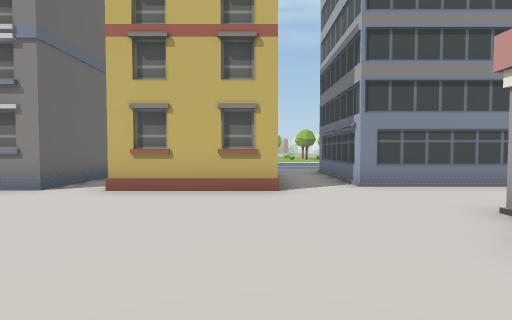
view 1 (above)

16 first-person views from a walk through a Unity game level. The camera is 1.5 m above the floor, tilts 2° down and sees 85° across. The floor is counted in squares, 2 m on a side. Each view is taken from the middle of a square. On the plan, view 1 faces up. The plan holds only what a view shows up to about 10 squares ahead; the rest is blank. The place goes on beyond the plan. The player is left out.

view 2
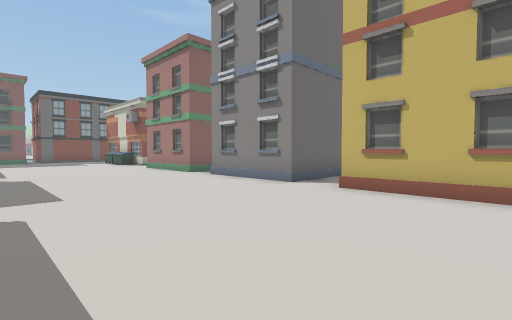

view 3
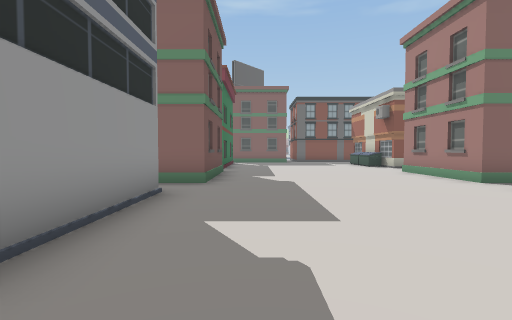

view 4
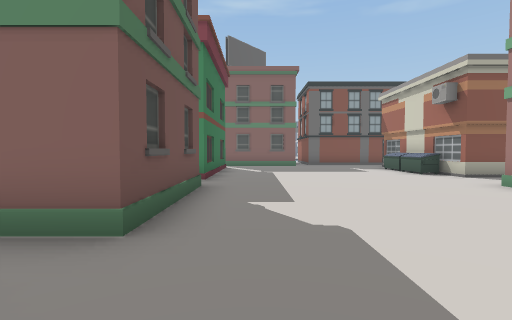

view 5
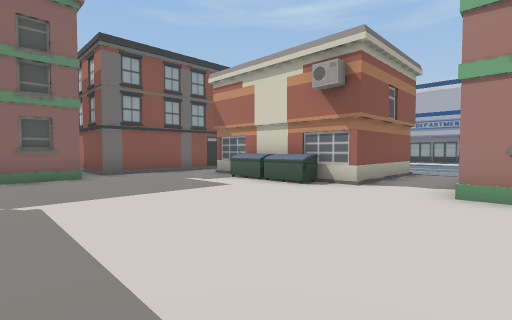

view 6
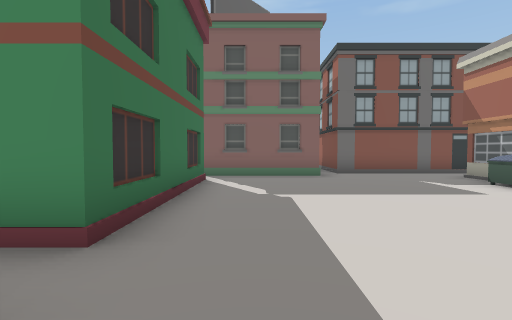

view 7
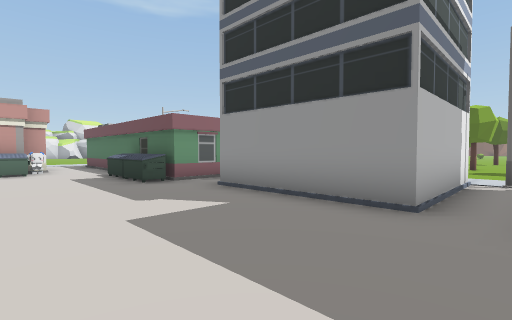

view 8
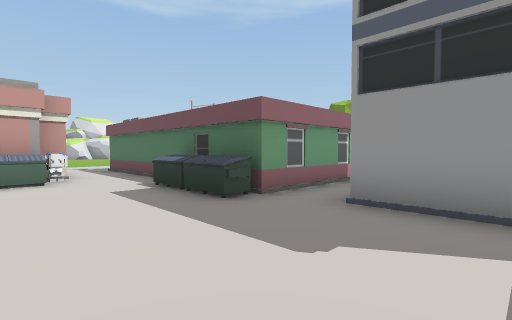

view 9
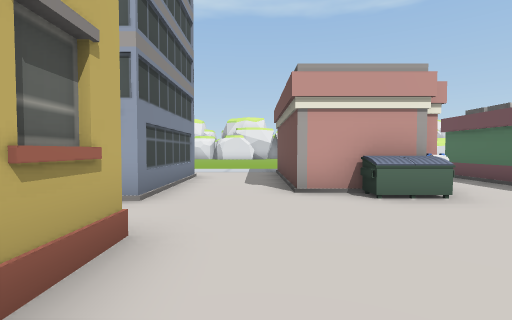

view 10
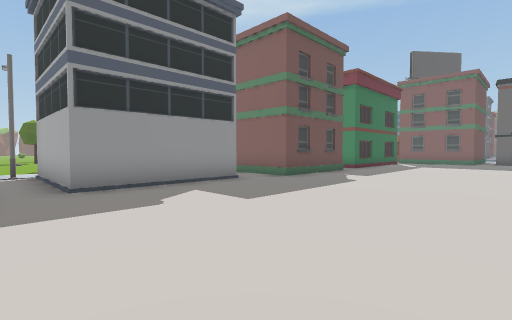

view 11
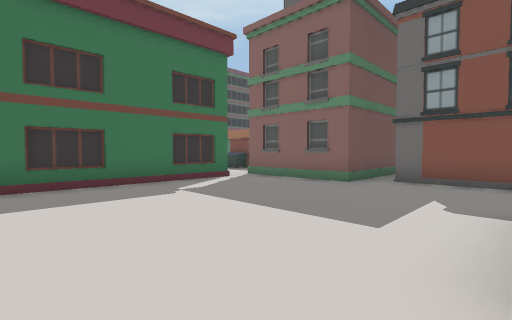

view 12
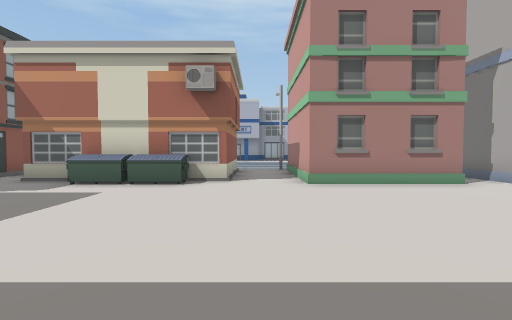

view 13
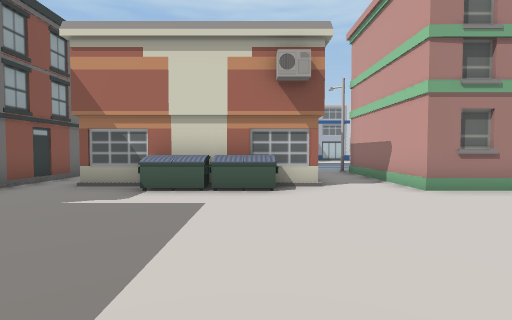

view 14
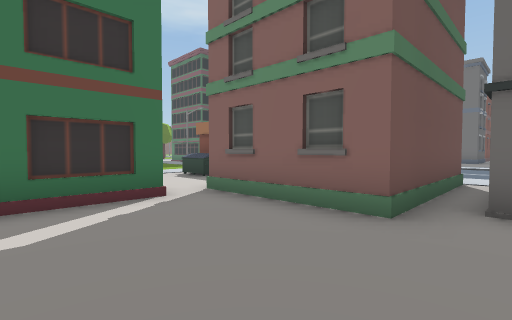

view 15
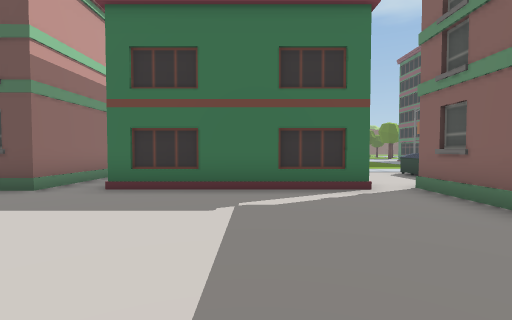

view 16
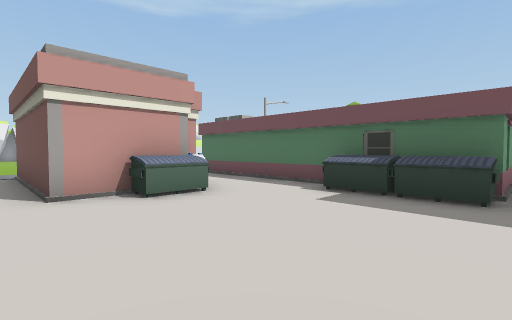

### Floor plan
Key: @ floor where view 1 was taken; # wall or solid block; . floor; / step, stairs or slope; B building; U dumpster; S streetlight; T tree; O other object.
Columns run from 28 left of view 1 to 5 right of it. Each row starts with its distance up from view 1.
  7         #.   ##.#    #  #    .B
  6         #.####B.#  #.#  #.   .#BBB
  5         #..UUU...B##.##B#.B##.....
  4         #.........................
  3      B###......................B##
  2 .../.####......................U#
  1 ..       B.....................O#
  0          #..................@.....
 -1          #.B.....B##.......UUU....
 -2         ..#######  #.#####.#######
 -3         ..      #  #.#   #.
 -4        U..      #   .#   #.
 -5        U.           SB   S.
 -6
 -7
 -8
 -9
-10                      .
-11                      .T

Positions as (right, up) in squares from view 1, and headings:
1: (0, 0), facing up
2: (0, 0), facing up-left
3: (-2, 0), facing left
4: (-6, 0), facing left
5: (-11, 0), facing up-left
6: (-11, 0), facing left
7: (-8, 2), facing down-right
8: (-5, 2), facing down-right
9: (-2, 4), facing right
10: (-2, 4), facing down-left
11: (-13, 5), facing down-left
12: (-13, -1), facing up
13: (-15, 0), facing up
14: (-16, 3), facing down-left
15: (-16, 4), facing down
16: (-2, 4), facing down-right
